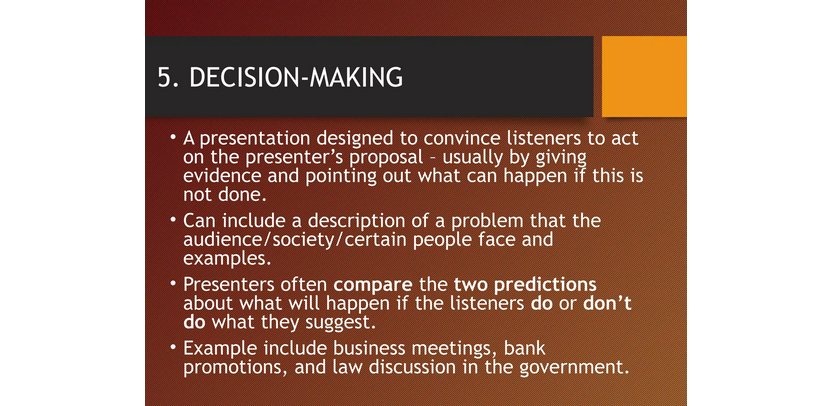
#> input picture Resources/1.png, 832 x 406 px, found by its file name
$ python 02BlurImg.py
#> lines starting #> are read from the running program, lines starting #| are printed output that depends on the picture
import cv2 as cv
img = cv.imread('/media/mysterious/Personal/Programming/Python/Resources/1.png')
#> img is the input picture: shape (406, 832, 3); mean B, G, R 121.3, 134.7, 167.5
#cvtColor() function is used to convert an image from one color space to another color space.
imggray = cv.cvtColor(img, cv.COLOR_BGR2GRAY)
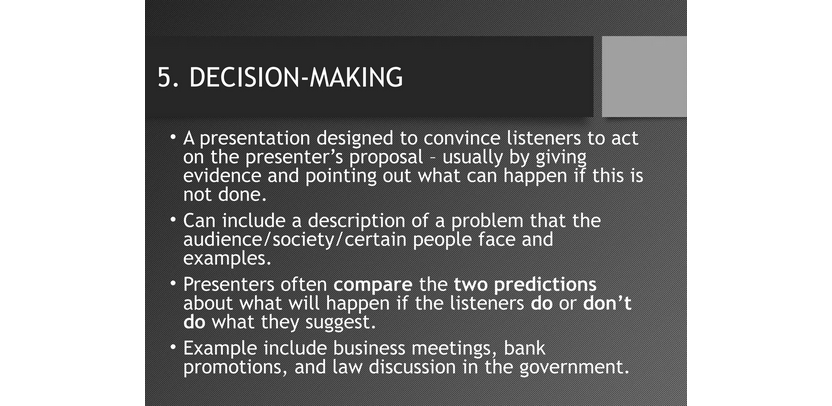
#> imggray: shape (406, 832); min 7, max 255, mean 143
#Blur the image using Gaussian Blur
blurimg=cv.GaussianBlur(img,(7,7),0)
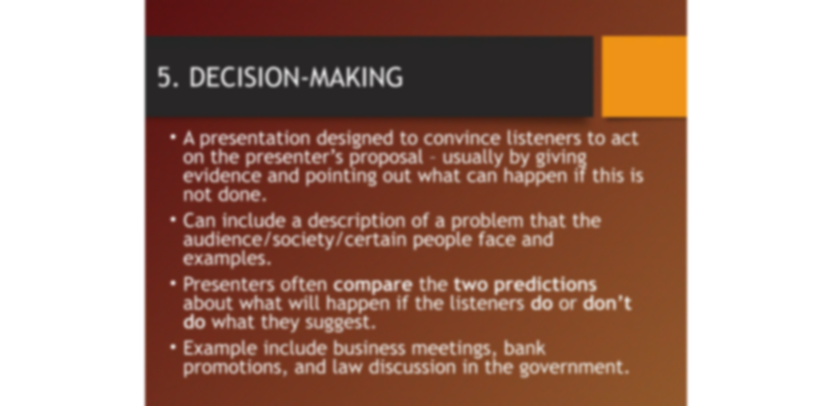
#> blurimg: shape (406, 832, 3); mean B, G, R 121.3, 134.7, 167.5
blurimg1=cv.GaussianBlur(imggray,(7,7),0)
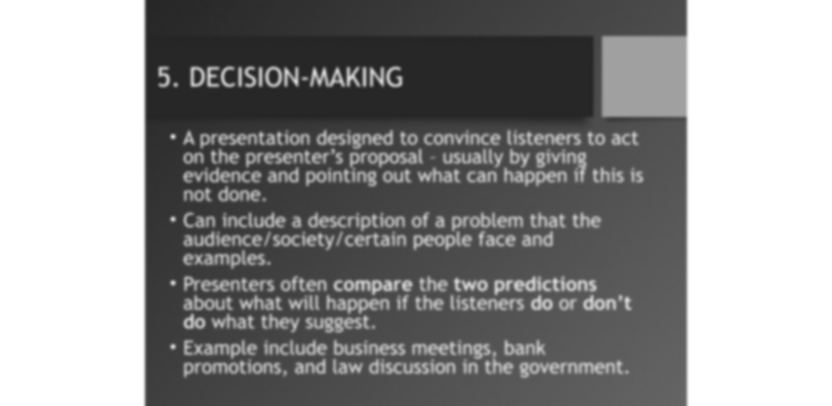
#> blurimg1: shape (406, 832); min 37, max 255, mean 143

#Gaussion Blur is used to reduce the noise in the image.
# IT takes 3 parameters: image, kernel size and sigmaX.
# Kernel size is the size of the matrix.
# SigmaX is the standard deviation in the X direction.
# Kernel size should be odd and positive.
# cv.imshow('Gray Image',imggray)
cv.imshow('Gray Image',imggray)
cv.imshow('Blur Image Gray',blurimg1)
cv.waitKey(0)
